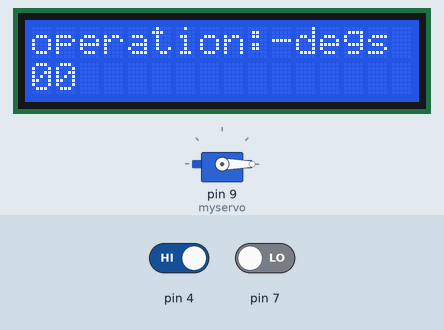
A sketch run on a simulated Arduino Uno, built with avr-gcc and run on an emulated ATmega328P. On the bench: 16×2 character LCD, servo. The inputs (shaded band) are chosen by the test bench; at power-on: pin 7 LOW, pin 4 HIGH.

Above: at 1.2 s.
1.3 s: pin 7 driven HIGH
At 2.2 s:
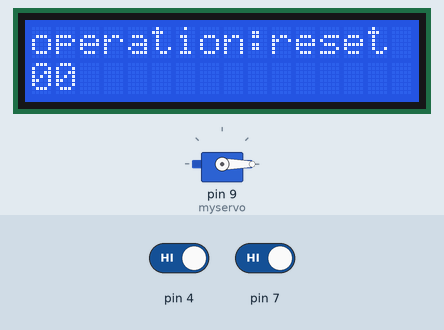
2.9 s: pin 4 driven LOW
At 4.0 s:
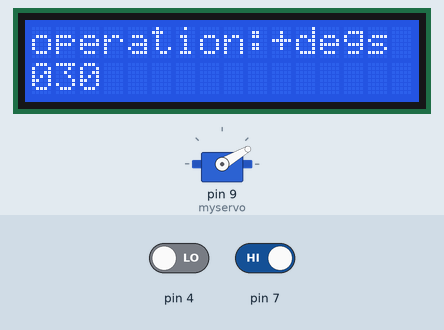
6.3 s: pin 4 driven HIGH
At 7.5 s:
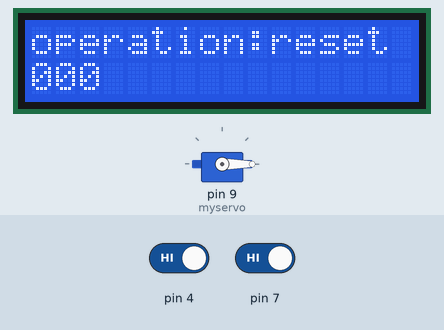
7.8 s: pin 4 driven LOW
At 11.0 s:
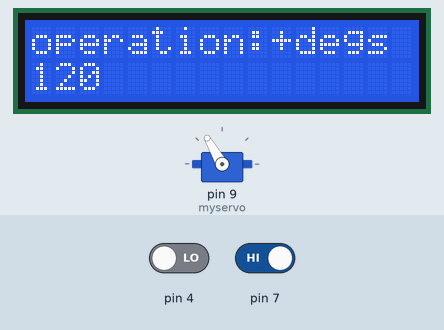
11.2 s: pin 7 driven LOW
At 11.9 s:
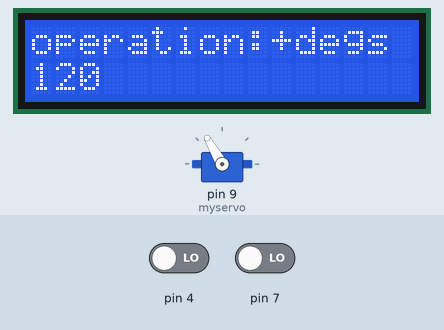
12.7 s: pin 7 driven HIGH
At 15.1 s:
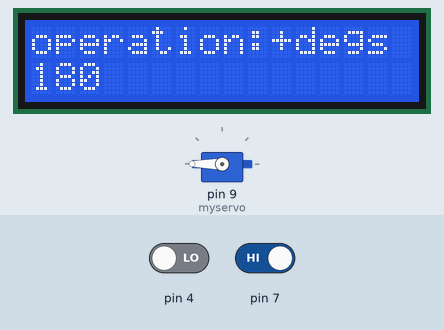
Timing chart, 0 to 16.5 s (numbered marks = the images above; inputs shaded):
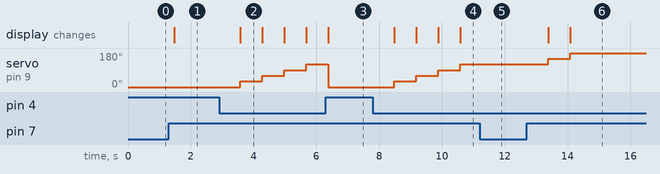

The sketch:

sketch_sep27a.ino
```cpp
  #include <LiquidCrystal.h>
  #include <Servo.h>
  Servo myservo;
  int pos = 0;
  const int rs=A4,en=A5,d4=A0,d5=A1,d6=A2,d7=A3;
  LiquidCrystal lcd(rs,en,d4,d5,d6,d7);

  void setup() {
    // put your setup code here, to run once:
    lcd.begin(16,2);
    myservo.attach(9);
    lcd.print("operation:");
  }

  void loop() {
    // put your main code here, to run repeatedly:
    int up=digitalRead(7);
    int down=digitalRead(4);

    if(up==1&&down==0){
      lcd.setCursor(10,0);
      lcd.print("+degs");
      pos+=30;
    }
    else if(up==0&&down==1){
      lcd.setCursor(10,0);
      lcd.print("-degs");
      pos-=30;
    }
    else if(up==1&&down==1){
      lcd.setCursor(10,0);
      lcd.print("reset");
      pos=0;
    }
    else{
      //pass
    }
    /*-------------------------------------------*/
    if(pos<0){
      pos=0;
    }
    else if (pos>180) {
      pos=180;
    }
    myservo.write(pos);
    lcd.setCursor(0,1);
    if (pos<100) {
   lcd.print("0");
   lcd.print(pos);
    }
    else{
      lcd.print(pos);
    }
    delay(700);
  }
```

Measured:
- after the input at 1.3 s, the display: changes after 0.17 s (image 1)
- after the input at 2.9 s, servo on pin 9 (myservo): 0° → 30° after 0.67 s, → 60° 0.70 s later, → 90° 0.70 s later, → 120° 0.70 s later; the display: changes after 0.67 s (image 2)
- after the input at 6.3 s, the display: changes after 0.08 s (image 3)
- after the input at 7.8 s, servo on pin 9 (myservo): 0° → 30° after 0.68 s, → 60° 0.70 s later, → 90° 0.70 s later, → 120° 0.70 s later; the display: first changes after 0.68 s (image 4 shows a later state)
- after the input at 11.2 s, servo on pin 9 (myservo): stays 120° (without the input it goes to 150° after 0.09 s)
- after the input at 12.7 s, servo on pin 9 (myservo): 120° → 150° after 0.69 s, → 180° 0.70 s later; the display: first changes after 0.69 s (image 6 shows a later state)
- what the display in image 2 shows lasts 0.7 s, from 3.6 s to 4.3 s
